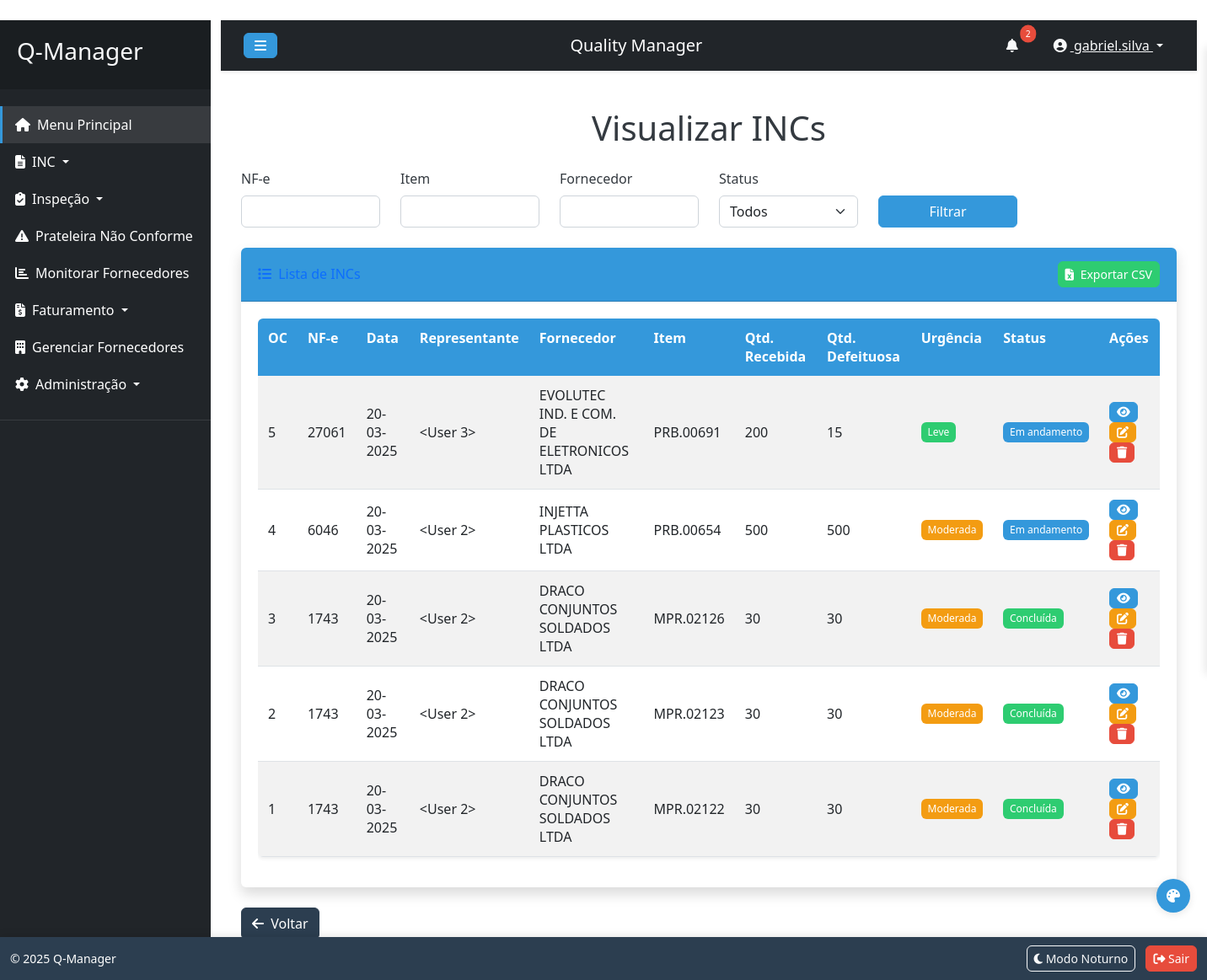
Screenshot of /inc/visualizar_incs (signed in) with the database file from the repository.
### tables this page shows
CREATE TABLE inc (
	id INTEGER NOT NULL, 
	nf INTEGER NOT NULL, 
	data VARCHAR(10) NOT NULL, 
	representante_id INTEGER, 
	representante_nome VARCHAR(100), 
	fornecedor VARCHAR(100) NOT NULL, 
	item VARCHAR(20) NOT NULL, 
	quantidade_recebida INTEGER NOT NULL, 
	quantidade_com_defeito INTEGER NOT NULL, 
	descricao_defeito TEXT, 
	urgencia VARCHAR(20), 
	acao_recomendada TEXT, 
	fotos TEXT, 
	status VARCHAR(20), 
	created_at DATETIME, 
	oc INTEGER NOT NULL, 
	PRIMARY KEY (id), 
	FOREIGN KEY(representante_id) REFERENCES user (id), 
	UNIQUE (oc)
);

### inc_routes.py (the view)
@inc_bp.route('/visualizar_incs')
@login_required
def visualizar_incs():
    if not current_user.is_admin and not current_user.has_permission('visualizar_incs'):
        flash('Você não tem permissão para acessar esta página.', 'danger')
        return redirect(url_for('main_menu'))
    nf = request.args.get('nf')
    item = request.args.get('item')
    fornecedor = request.args.get('fornecedor')
    status = request.args.get('status')
    page = request.args.get('page', 1, type=int)
    per_page = 10  # Ou obter da configuração da aplicação
    query = INC.query
    if nf:
        query = query.filter_by(nf=int(nf))
    if item:
        query = query.filter(INC.item.ilike(f'%{item}%'))
    if fornecedor:
        query = query.filter(INC.fornecedor.ilike(f'%{fornecedor}%'))
    if status:
        query = query.filter_by(status=status)
    pagination = query.order_by(INC.id.desc()).paginate(
        page=page, per_page=per_page, error_out=False
    )
    incs = pagination.items
    return render_template('visualizar_incs.html', incs=incs, pagination=pagination)

### app.py (called while the page is built)
@login_manager.user_loader
def load_user(user_id):
    return User.query.get(int(user_id))

@app.context_processor
def inject_settings():
    from models import LayoutSetting
    settings = {s.element: s for s in LayoutSetting.query.all()}
    return dict(settings=settings, config=app.config)

### templates/visualizar_incs.html (shortened to what this page needs)
﻿{% extends "base.html" %}
{% block content %}
<h1 class="text-center mb-4">Visualizar INCs</h1>
<form method="GET" class="mb-4">
    <div class="row">
        <div class="col-md-2">
            <label for="nf" class="form-label">NF-e</label>
            <input type="number" class="form-control" id="nf" name="nf" value="{{ request.args.get('nf', '') }}">
        </div>
        <div class="col-md-2">
            <label for="item" class="form-label">Item</label>
            <input type="text" class="form-control" id="item" name="item" value="{{ request.args.get('item', '') }}">
        </div>
        <div class="col-md-2">
            <label for="fornecedor" class="form-label">Fornecedor</label>
            <input type="text" class="form-control" id="fornecedor" name="fornecedor" value="{{ request.args.get('fornecedor', '') }}">
        </div>
        <div class="col-md-2">
            <label for="status" class="form-label">Status</label>
            <select class="form-select" id="status" name="status">
                <option value="">Todos</option>
            </select>
        </div>
        <div class="col-md-2 align-self-end">
            <button type="submit" class="btn btn-primary w-100">Filtrar</button>
        </div>
    </div>
</form>
<div class="card shadow mb-4">
    <div class="card-header py-3 d-flex justify-content-between align-items-center">
        <h6 class="m-0 font-weight-bold text-primary">
            <i class="fas fa-list me-1"></i> Lista de INCs
        </h6>
        <div>
            <a href="{{ url_for('inc.export_csv') }}" class="btn btn-sm btn-success">
                <i class="fas fa-file-excel me-1"></i> Exportar CSV
            </a>
        </div>
    </div>
    <div class="card-body">
        <div class="table-responsive">
            <table class="table table-striped table-hover">
                <thead>
                    <tr>
                        <th>OC</th>
                        <th>NF-e</th>
                        <th>Data</th>
                        <th>Representante</th>
                        <th>Fornecedor</th>
                        <th>Item</th>
                        <th>Qtd. Recebida</th>
                        <th>Qtd. Defeituosa</th>
                        <th>Urgência</th>
                        <th>Status</th>
                        <th>Ações</th>
                    </tr>
                </thead>
                <tbody>
                    {% for inc in incs %}
                    <tr>
                        <td>{{ inc.oc }}</td>
                        <td>{{ inc.nf }}</td>
                        <td class="format-date">{{ inc.data }}</td>
                        <td>{{ inc.representante }}</td>
                        <td>{{ inc.fornecedor }}</td>
                        <td>{{ inc.item }}</td>
                        <td>{{ inc.quantidade_recebida }}</td>
                        <td>{{ inc.quantidade_com_defeito }}</td>
                        <td>
                            <span class="badge {% if inc.urgencia == 'Crítico' %}bg-danger{% elif inc.urgencia == 'Moderada' %}bg-warning{% else %}bg-success{% endif %}">
                                {{ inc.urgencia }}
                            </span>
                        </td>
                        <td>
                            <span class="badge {% if inc.status == 'Em andamento' %}bg-primary{% elif inc.status == 'Concluída' %}bg-success{% else %}bg-danger{% endif %}">
                                {{ inc.status }}
                            </span>
                        </td>
                        <td>
                            <a href="{{ url_for('inc.detalhes_inc', inc_id=inc.id) }}" class="btn btn-info btn-sm" data-bs-toggle="tooltip" title="Detalhes">
                                <i class="fas fa-eye"></i>
                            </a>
                            <a href="{{ url_for('inc.editar_inc', inc_id=inc.id) }}" class="btn btn-warning btn-sm" data-bs-toggle="tooltip" title="Editar">
                                <i class="fas fa-edit"></i>
                            </a>
                            <form action="{{ url_for('inc.excluir_inc', inc_id=inc.id) }}" method="POST" style="display:inline;">
                                <button type="submit" class="btn btn-danger btn-sm" onclick="return confirm('Tem certeza?');" data-bs-toggle="tooltip" title="Excluir">
                                    <i class="fas fa-trash"></i>
                                </button>
                            </form>
                        </td>
                    </tr>
                    {% endfor %}
                </tbody>
            </table>
        </div>
    </div>
</div>
<a href="{{ url_for('main_menu') }}" class="btn btn-secondary mb-4">
    <i class="fas fa-arrow-left me-1"></i> Voltar
</a>
{% endblock %}

### static/css/style.css (style rules this page uses)
:root { --font-family: 'Segoe UI', Tahoma, Geneva, Verdana, sans-serif; --primary-color: #3498db; --secondary-color: #2c3e50; --success-color: #2ecc71; --info-color: #3498db; --warning-color: #f39c12; --danger-color: #e74c3c; --light-color: #ecf0f1; --dark-color: #2c3e50; --gray-100: #f8f9fa; --gray-200: #e9ecef; --gray-300: #dee2e6; --gray-400: #ced4da; --gray-500: #adb5bd; --gray-600: #6c757d; --gray-700: #495057; --gray-800: #343a40; --gray-900: #212529; --border-radius: 0.375rem; --box-shadow: 0 0.125rem 0.25rem rgba(0, 0, 0, 0.075); --transition-speed: 0.3s; }
body { font-family: var(--font-family); transition: background-color var(--transition-speed), color var(--transition-speed); min-height: 100vh; overflow-x: hidden; margin: 0; padding: 0; color: var(--gray-800); }
.card { border-radius: var(--border-radius); box-shadow: var(--box-shadow); transition: all var(--transition-speed); margin-bottom: 1.5rem; border: none; }
.card-header { background-color: var(--primary-color) !important; color: white !important; border-top-left-radius: var(--border-radius) !important; border-top-right-radius: var(--border-radius) !important; padding: 0.75rem 1.25rem; font-weight: bold; }
.card-header h4, .card-header h5, .card-header h6 { margin: 0; }
.card-header .btn { margin-left: 5px; }
.card-body { padding: 1.25rem; }
.btn { border-radius: var(--border-radius); padding: 0.375rem 0.75rem; font-weight: 500; transition: all var(--transition-speed); }
.btn-primary { background-color: var(--primary-color); border-color: var(--primary-color); }
.btn-secondary { background-color: var(--secondary-color); border-color: var(--secondary-color); }
.btn-success { background-color: var(--success-color); border-color: var(--success-color); }
.btn-info { background-color: var(--info-color); border-color: var(--info-color); color: white; }
.btn-warning { background-color: var(--warning-color); border-color: var(--warning-color); color: white; }
.btn-danger { background-color: var(--danger-color); border-color: var(--danger-color); }
.btn-sm { padding: 0.25rem 0.5rem; font-size: 0.875rem; }
.form-control, .form-select { border-radius: var(--border-radius); border: 1px solid var(--gray-400); padding: 0.375rem 0.75rem; transition: border-color var(--transition-speed), box-shadow var(--transition-speed); }
.form-label { font-weight: 500; margin-bottom: 0.5rem; }
.table { border-radius: var(--border-radius); overflow: hidden; box-shadow: var(--box-shadow); width: 100%; margin-bottom: 1rem; color: var(--gray-800); }
.table th { background-color: var(--primary-color); color: white; border: none; padding: 0.75rem; vertical-align: top; }
.table td { padding: 0.75rem; vertical-align: middle; }
.table-striped tbody tr:nth-of-type(odd) { background-color: rgba(52, 152, 219, 0.05); }
.table-responsive { overflow-x: auto; -webkit-overflow-scrolling: touch; }
.badge { padding: 0.5em 0.65em; font-weight: 500; border-radius: var(--border-radius); }
.bg-primary { background-color: var(--primary-color) !important; }
.bg-success { background-color: var(--success-color) !important; }
.bg-warning { background-color: var(--warning-color) !important; }
.theme-default { --primary-color: #3498db; --secondary-color: #2c3e50; --success-color: #2ecc71; --info-color: #3498db; --warning-color: #f39c12; --danger-color: #e74c3c; }

### rows the page displays
inc: oc "5", nf "27061", data "20-03-2025", representante "<User 3>", fornecedor "EVOLUTEC IND. E COM. DE ELETRONICOS LTDA", item "PRB.00691", quantidade_recebida "200", quantidade_com_defeito "15", urgencia "Leve", status "Em andamento"
inc: oc "4", nf "6046", data "20-03-2025", representante "<User 2>", fornecedor "INJETTA PLASTICOS LTDA", item "PRB.00654", quantidade_recebida "500", quantidade_com_defeito "500", urgencia "Moderada", status "Em andamento"
inc: oc "3", nf "1743", data "20-03-2025", representante "<User 2>", fornecedor "DRACO CONJUNTOS SOLDADOS LTDA", item "MPR.02126", quantidade_recebida "30", quantidade_com_defeito "30", urgencia "Moderada", status "Concluída"
inc: oc "2", nf "1743", data "20-03-2025", representante "<User 2>", fornecedor "DRACO CONJUNTOS SOLDADOS LTDA", item "MPR.02123", quantidade_recebida "30", quantidade_com_defeito "30", urgencia "Moderada", status "Concluída"
inc: oc "1", nf "1743", data "20-03-2025", representante "<User 2>", fornecedor "DRACO CONJUNTOS SOLDADOS LTDA", item "MPR.02122", quantidade_recebida "30", quantidade_com_defeito "30", urgencia "Moderada", status "Concluída"

### other values shown
{{ current_user.username }} "gabriel.silva"
